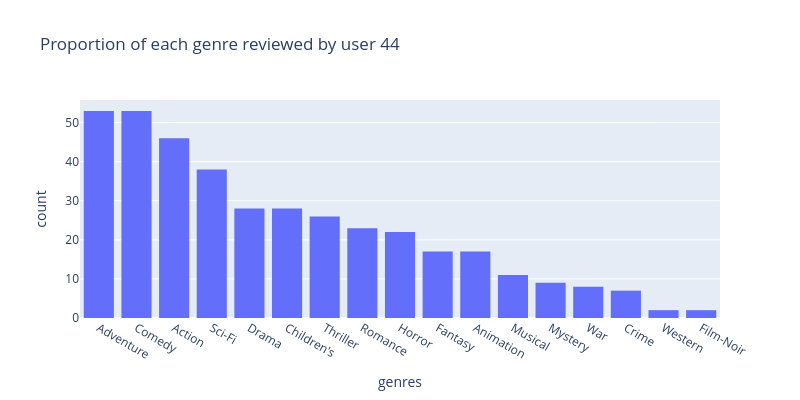
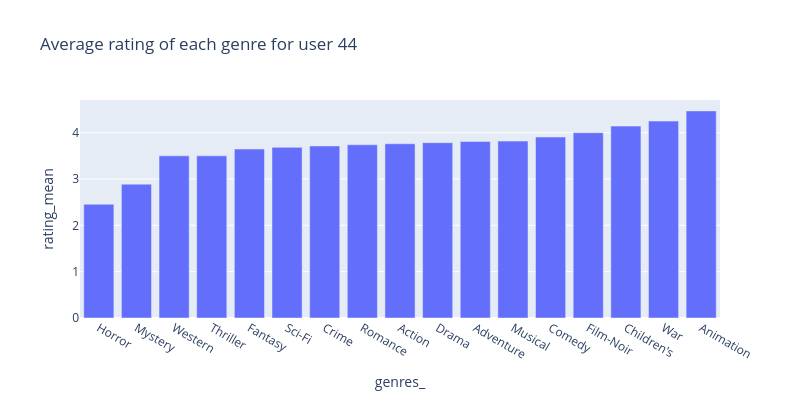

The code cell stored with these charts, in order, in its notebook:
### Markdown cell above
Thoughts:
* Not recommending sequels
* Not using a test-train split -> this algorithm won't work if the requested movie doesn't exist in the pivot table
* Therefore, can't handle new movies or users

## Top-N movies for user

### Code cell
user_id  = 44
NMF_model.understand_user_profile(user_id)
rec = NMF_model.user_top_N(user_id)
print(f"Recommendations for user 44:")
rec_df = NMF_model.get_recommend_dataframe(rec)
display(rec_df)

### Figure 1 — Plotly figure (JSON) as saved in the notebook; plotly's stock layout.template omitted (floating-point values rounded to 4 significant figures; data arrays with more than 128 entries replaced by an {"elided": "..."} marker saying what was removed)
{"data": [{"bingroup": "x", "hovertemplate": "genres=%{x}<br>count=%{y}<extra></extra>", "legendgroup": "", "marker": {"color": "#636efa", "pattern": {"shape": ""}}, "name": "", "orientation": "v", "showlegend": false, "type": "histogram", "x": {"elided": "390 str values"}, "xaxis": "x", "yaxis": "y"}], "layout": {"barmode": "relative", "height": 400, "legend": {"tracegroupgap": 0}, "title": {"text": "Proportion of each genre reviewed by user 44"}, "width": 800, "xaxis": {"anchor": "y", "categoryorder": "total descending", "domain": [0, 1], "title": {"text": "genres"}}, "yaxis": {"anchor": "x", "domain": [0, 1], "title": {"text": "count"}}}}

### Figure 2 — Plotly figure (JSON) as saved in the notebook; plotly's stock layout.template omitted (floating-point values rounded to 4 significant figures)
{"data": [{"hovertemplate": "genres_=%{x}<br>rating_mean=%{y}<extra></extra>", "legendgroup": "", "marker": {"color": "#636efa", "pattern": {"shape": ""}}, "name": "", "orientation": "v", "showlegend": false, "textposition": "auto", "type": "bar", "x": ["Horror", "Mystery", "Western", "Thriller", "Fantasy", "Sci-Fi", "Crime", "Romance", "Action", "Drama", "Adventure", "Musical", "Comedy", "Film-Noir", "Children's", "War", "Animation"], "xaxis": "x", "y": [2.455, 2.889, 3.5, 3.5, 3.647, 3.684, 3.714, 3.739, 3.761, 3.786, 3.811, 3.818, 3.906, 4.0, 4.143, 4.25, 4.471], "yaxis": "y"}], "layout": {"barmode": "relative", "height": 400, "legend": {"tracegroupgap": 0}, "title": {"text": "Average rating of each genre for user 44"}, "width": 800, "xaxis": {"anchor": "y", "domain": [0, 1], "title": {"text": "genres_"}}, "yaxis": {"anchor": "x", "domain": [0, 1], "title": {"text": "rating_mean"}}}}
